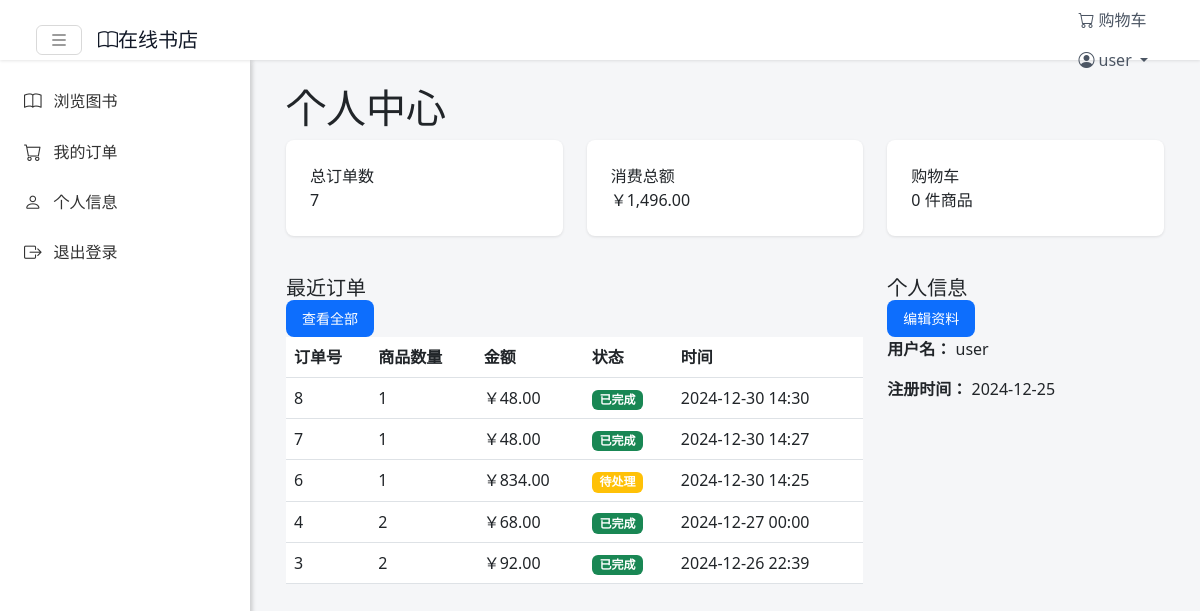
/pages/user/index.php (signed in), run on the app's committed database.
### tables this page shows
CREATE TABLE `order` (
  `OrderID` int NOT NULL,
  `UserID` int NOT NULL,
  `TotalAmount` decimal(10,2) NOT NULL,
  `ShippingAddress` text NOT NULL,
  `Phone` varchar(20) NOT NULL,
  `OrderTime` datetime NOT NULL,
  `Status` enum('pending','paid','shipped','completed','cancelled') NOT NULL
);

CREATE TABLE `user` (
  `UserID` int NOT NULL,
  `Username` varchar(50) NOT NULL,
  `Password` varchar(255) NOT NULL,
  `Email` varchar(100) NOT NULL,
  `Address` varchar(200) DEFAULT NULL,
  `ContactInfo` varchar(200) DEFAULT NULL,
  `RegistrationDate` datetime DEFAULT CURRENT_TIMESTAMP,
  `Role` varchar(50) NOT NULL DEFAULT 'customer',
  `RegisterTime` datetime DEFAULT CURRENT_TIMESTAMP,
  `Phone` varchar(20) DEFAULT NULL
);

### pages/user/index.php (the view, shortened to what this page needs)
<?php
require_once '../../config/db_connect.php';
$user_id = $_SESSION['UserID'];
$stats = [
    'orders' => $conn->query("SELECT COUNT(*) FROM `order` WHERE UserID = $user_id")->fetch_row()[0],
    'spent' => $conn->query("SELECT COALESCE(SUM(TotalAmount), 0) FROM `order` WHERE UserID = $user_id")->fetch_row()[0],
    'cart_items' => $conn->query("SELECT COUNT(*) FROM cart WHERE UserID = $user_id")->fetch_row()[0]
];
$recent_orders = $conn->query("
    SELECT o.*, COUNT(od.OrderDetailID) as ItemCount
    FROM `order` o
    LEFT JOIN order_detail od ON o.OrderID = od.OrderID
    WHERE o.UserID = $user_id
    GROUP BY o.OrderID
    ORDER BY o.OrderTime DESC
    LIMIT 5
");
$user = $conn->query("SELECT * FROM user WHERE UserID = $user_id")->fetch_assoc();
?>
<!DOCTYPE html>
<html>
<head>
    <link href="../../css/bootstrap.min.css" rel="stylesheet">
    <link href="../../css/bootstrap-icons.min.css" rel="stylesheet">
    <link href="../../css/style.css" rel="stylesheet">
</head>
<body>
    <?php include '../../includes/navbar.php'; ?>
    <?php include '../../includes/customer_sidebar.php'; ?>
    <div class="main-content">
        <div class="container-fluid">
            <h1 class="page-title">个人中心</h1>
            <div class="row mb-4">
                <div class="col-md-4">
                    <div class="stats-card">
                        <div class="title">总订单数</div>
                        <div class="value"><?php echo $stats['orders']; ?></div>
                    </div>
                </div>
                <div class="col-md-4">
                    <div class="stats-card">
                        <div class="title">消费总额</div>
                        <div class="value">
                            ￥<?php echo number_format($stats['spent'], 2); ?>
                        </div>
                    </div>
                </div>
                <div class="col-md-4">
                    <div class="stats-card">
                        <div class="title">购物车</div>
                        <div class="value">
                            <?php echo $stats['cart_items']; ?>
                            <span class="unit">件商品</span>
                        </div>
                    </div>
                </div>
            </div>
            <div class="row">
                <div class="col-lg-8">
                    <div class="content-card">
                        <div class="card-header">
                            <h5 class="card-title">最近订单</h5>
                            <a href="../orders.php" class="btn btn-primary btn-sm">查看全部</a>
                        </div>
                        <div class="table-responsive">
                            <table class="table">
                                <thead>
                                    <tr>
                                        <th>订单号</th>
                                        <th>商品数量</th>
                                        <th>金额</th>
                                        <th>状态</th>
                                        <th>时间</th>
                                    </tr>
                                </thead>
                                <tbody>
                                    <?php while ($order = $recent_orders->fetch_assoc()): ?>
                                    <tr>
                                        <td><?php echo $order['OrderID']; ?></td>
                                        <td><?php echo $order['ItemCount']; ?></td>
                                        <td>￥<?php echo number_format($order['TotalAmount'], 2); ?></td>
                                        <td>
                                            <span class="badge bg-<?php echo $order['Status'] == 'completed' ? 'success' : 'warning'; ?>">
                                                <?php echo $order['Status'] == 'completed' ? '已完成' : '待处理'; ?>
                                            </span>
                                        </td>
                                        <td><?php echo date('Y-m-d H:i', strtotime($order['OrderTime'])); ?></td>
                                    </tr>
                                    <?php endwhile; ?>
                                </tbody>
                            </table>
                        </div>
                    </div>
                </div>
                <div class="col-lg-4">
                    <div class="content-card">
                        <div class="card-header">
                            <h5 class="card-title">个人信息</h5>
                            <a href="../profile.php" class="btn btn-primary btn-sm">编辑资料</a>
                        </div>
                        <div class="card-body">
                            <p><strong>用户名：</strong> <?php echo htmlspecialchars($user['Username']); ?></p>
                            <p><strong>注册时间：</strong> <?php echo date('Y-m-d', strtotime($user['RegisterTime'])); ?></p>
                        </div>
                    </div>
                </div>
            </div>
        </div>
    </div>
</body>
</html>

### css/style.css (style rules this page uses)
:root { --navbar-height: 60px; --sidebar-width: 250px; --primary-color: #0d6efd; }
body { background-color: #f5f6f8; min-height: 100vh; margin: 0; padding-top: var(--navbar-height); }
.main-content { margin-left: 0; padding: 1.5rem; transition: margin-left .3s ease-in-out; }
.btn-primary { background: var(--primary-color); border: none; padding: 0.5rem 1rem; border-radius: 8px; transition: all 0.3s ease; }
@media (min-width: 992px) { .main-content { margin-left: var(--sidebar-width); } }
.stats-card { background: #fff; border-radius: 8px; padding: 1.5rem; box-shadow: 0 1px 3px rgba(0,0,0,.1); margin-bottom: 1rem; }

### data on the page
order: OrderID "8", ItemCount "1", TotalAmount "48.00", Status "已完成", OrderTime "2024-12-30 14:30"
order: OrderID "7", ItemCount "1", TotalAmount "48.00", Status "已完成", OrderTime "2024-12-30 14:27"
order: OrderID "6", ItemCount "1", TotalAmount "834.00", Status "待处理", OrderTime "2024-12-30 14:25"
order: OrderID "4", ItemCount "2", TotalAmount "68.00", Status "已完成", OrderTime "2024-12-27 00:00"
order: OrderID "3", ItemCount "2", TotalAmount "92.00", Status "已完成", OrderTime "2024-12-26 22:39"
user: Username "user", RegisterTime "2024-12-25"

### other printed values
$_SESSION['Username'] "user"
$stats['orders'] "7"
$stats['spent'] "1,496.00"
$stats['cart_items'] "0"
